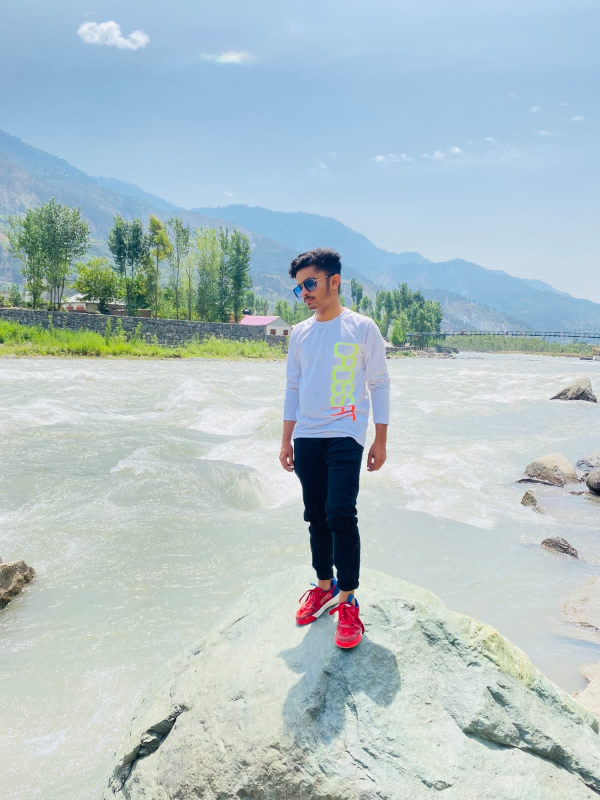
#> input picture 3_OpenCV/Resources/img.jpg, 1200 x 1600 px, found by its file name (shown at 1/2 size)
$ python 13_Basic_Functions.py
#> lines starting #> are read from the running program, lines starting #| are printed output that depends on the picture; after the words box and inside, x2 and y2 are one past the last pixel; in counts of white or black regions, pixels touching at a corner belong together

import numpy as np
import cv2 as cv

# 1-Load Image:
img= cv.imread("Resources\img.jpg")
#> img is the input picture: shape (1600, 1200, 3); mean B, G, R 198.4, 193.7, 176.2

# 2-Resize image:
resize_image= cv.resize(img, (500,500))

# 3-Gray image:
gray_img= cv.cvtColor (resize_image, cv.COLOR_BGR2GRAY)
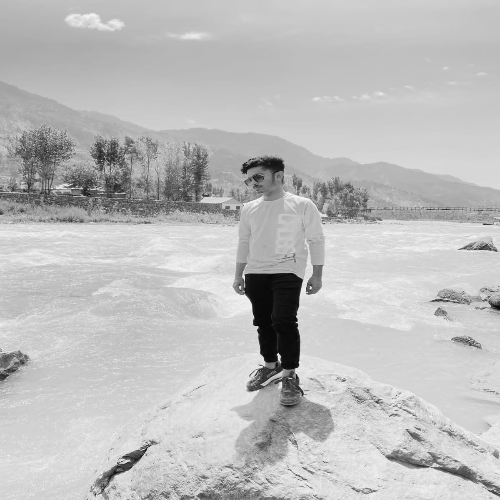
#> gray_img: shape (500, 500); min 2, max 249, mean 189

# 4-Black & White image:
(thresh, b_w)= cv.threshold(resize_image, 127, 255, cv.THRESH_BINARY)
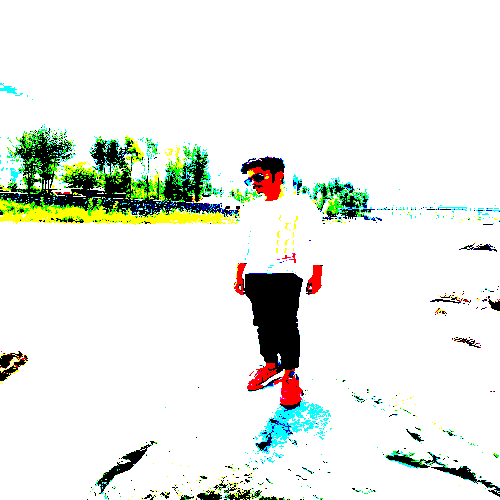
#> b_w: shape (500, 500, 3); mean B, G, R 229.7, 236.8, 231.9

# 5-Blur Image:
Blur_img= cv.GaussianBlur (resize_image,(7, 7), 0)
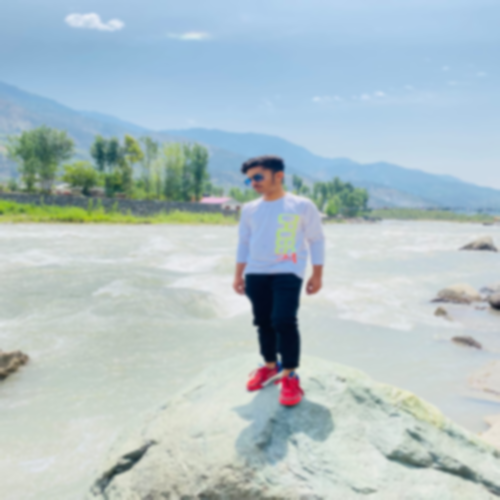
#> Blur_img: shape (500, 500, 3); mean B, G, R 198.3, 193.7, 176.2

# 6-Edge Detection:
edge_img= cv.Canny(resize_image, 48,48)
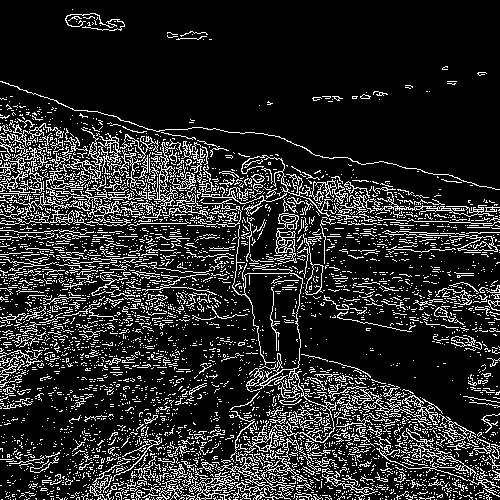
#> edge_img: shape (500, 500); 15.9% white in thin lines or dots

# 7-Thickness of line of Edge detection
mat_kernel= np.ones((3,3),np.uint8)
dilated_img= cv.dilate(edge_img ,(mat_kernel), iterations=1)
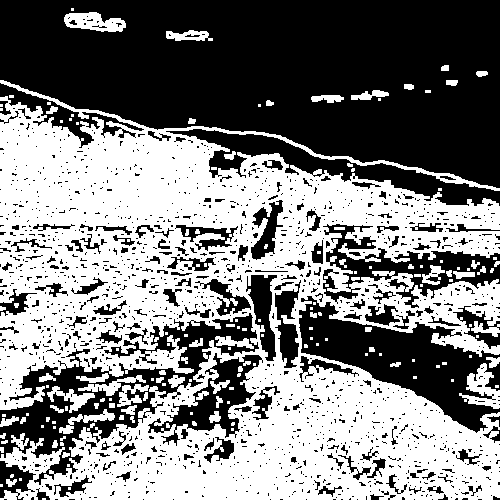
#> dilated_img: shape (500, 500); 50.2% white; 1447 black regions (1287 under 20 px), largest, box (x1, y1, x2, y2) and area: (0, 0, 500, 188) 66613, (0, 313, 259, 485) 10750, (299, 296, 500, 433) 10585

# 8-thinner outline
ero_img= cv.erode(dilated_img, mat_kernel, iterations=1)
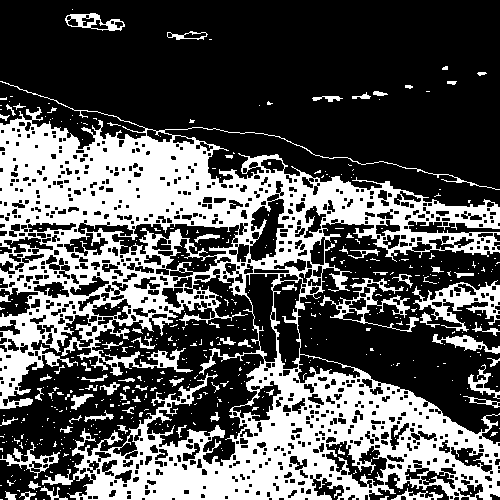
#> ero_img: shape (500, 500); 33.8% white; 487 white regions (413 under 20 px), largest, box (x1, y1, x2, y2) and area: (0, 81, 500, 500) 75008, (412, 280, 500, 332) 1639, (320, 278, 419, 332) 1098

# 9-Crop Image:
print ("the Shape of Img is", img.shape)
#| the Shape of Img is (1600, 1200, 3)
Croped_img= img[500:1400, 500:800]
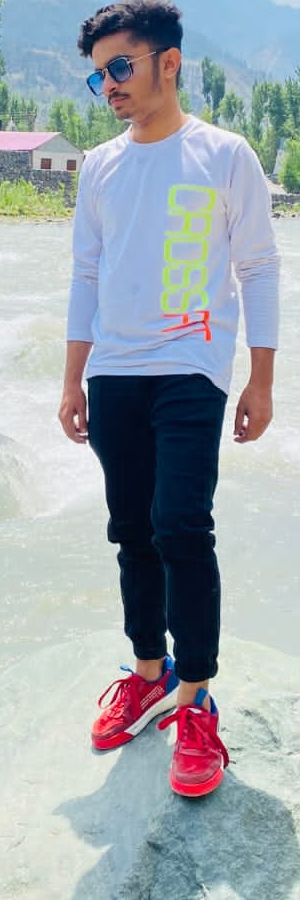
#> Croped_img: shape (900, 300, 3); mean B, G, R 171.3, 164.2, 155.8


# Display:
cv.imshow("Origional", img)
cv.imshow("Reasize", resize_image)
cv.imshow("Gray", gray_img )
cv.imshow("Black_&_White", b_w )
cv.imshow("Blur", Blur_img )
cv.imshow("Edge", edge_img)
cv.imshow("dilated_img", dilated_img)
cv.imshow("Erode_img", ero_img)
cv.imshow("Erode_img", Croped_img)


cv.waitKey(0)
cv.destroyAllWindows()
